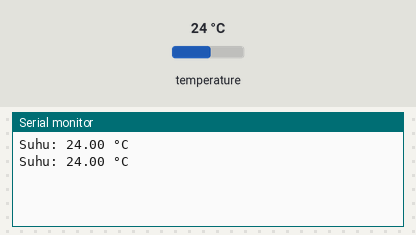
A sketch run on a simulated ESP32. On the bench: the last lines printed to the serial monitor. The inputs (shaded band) are chosen by the test bench; at power-on: temperature 24 °C.

Above: at 3.3 s.
3.4 s: temperature set to 12 °C
At 4.8 s:
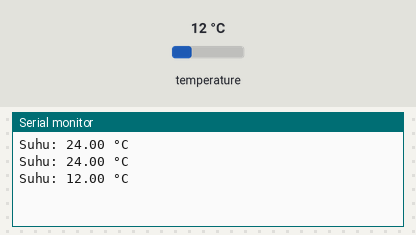
5.9 s: temperature set to 19 °C
At 7.3 s:
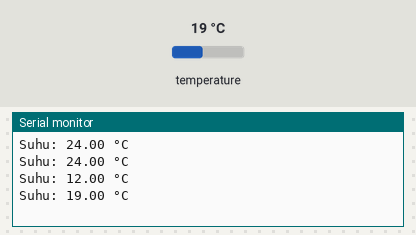
Timing chart, 0 to 8.9 s (numbered marks = the images above; inputs shaded):
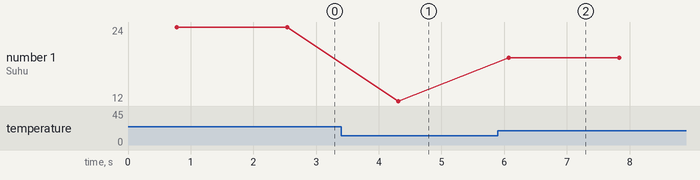

Measured:
- after the input at 3.4 s, the serial monitor: prints a new line after 0.91 s (image 1)
- after the input at 5.9 s, the serial monitor: prints a new line after 0.17 s (image 2)
- plotted number 1: 24 → 12 after the input at 3.4 s, 12 → 19 after the input at 5.9 s

The sketch:

ds18b20_esp32.ino
```cpp
#include <OneWire.h>
#include <DallasTemperature.h>

// Inisialisasi pin data (DQ)
const int oneWireBus = 4; // Gunakan GPIO yang sesuai

OneWire oneWire(oneWireBus);
DallasTemperature sensors(&oneWire);

void setup() {
    Serial.begin(115200);
    sensors.begin();
}

void loop() {
    sensors.requestTemperatures(); // Minta pembacaan suhu
    float temperatureC = sensors.getTempCByIndex(0); // Ambil suhu dalam derajat Celsius
    Serial.print("Suhu: ");
    Serial.print(temperatureC);
    Serial.println(" °C");
    delay(1000); // Tunggu 1 detik sebelum membaca lagi
}
    
```
